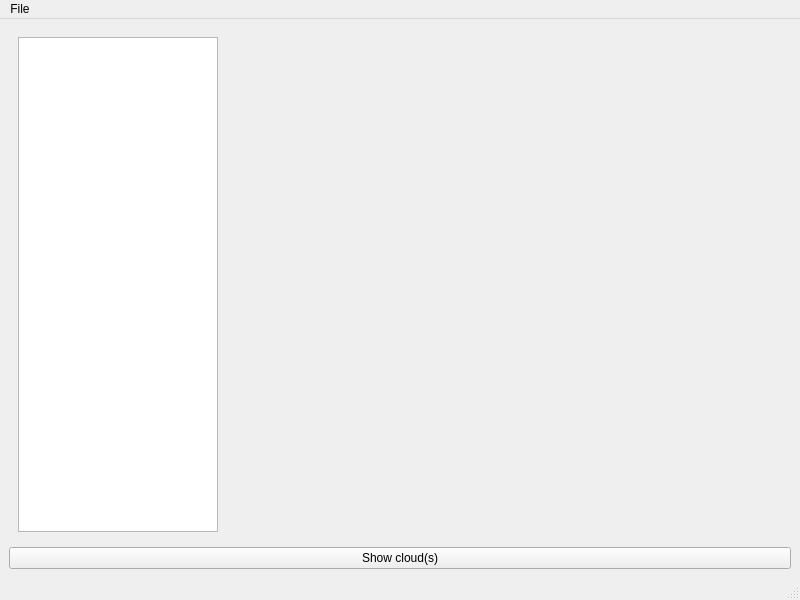
<?xml version="1.0" encoding="UTF-8"?>
<ui version="4.0">
 <class>MainWindow</class>
 <widget class="QMainWindow" name="MainWindow">
  <property name="geometry">
   <rect>
    <x>0</x>
    <y>0</y>
    <width>800</width>
    <height>600</height>
   </rect>
  </property>
  <property name="windowTitle">
   <string>MainWindow</string>
  </property>
  <widget class="QWidget" name="main">
   <layout class="QHBoxLayout" name="mainLayout">
    <item>
     <layout class="QVBoxLayout" name="visualizer"/>
    </item>
    <item>
     <layout class="QVBoxLayout" name="options">
      <item>
       <widget class="QWidget" name="cloudsWidget" native="true">
        <property name="enabled">
         <bool>true</bool>
        </property>
        <property name="sizePolicy">
         <sizepolicy hsizetype="Preferred" vsizetype="Preferred">
          <horstretch>0</horstretch>
          <verstretch>0</verstretch>
         </sizepolicy>
        </property>
        <property name="baseSize">
         <size>
          <width>0</width>
          <height>0</height>
         </size>
        </property>
        <layout class="QVBoxLayout" name="clouds">
         <item>
          <widget class="QTableWidget" name="listClouds">
           <property name="sizePolicy">
            <sizepolicy hsizetype="Fixed" vsizetype="Expanding">
             <horstretch>0</horstretch>
             <verstretch>0</verstretch>
            </sizepolicy>
           </property>
           <property name="minimumSize">
            <size>
             <width>0</width>
             <height>0</height>
            </size>
           </property>
           <property name="maximumSize">
            <size>
             <width>200</width>
             <height>16777215</height>
            </size>
           </property>
          </widget>
         </item>
        </layout>
       </widget>
      </item>
      <item>
       <widget class="QPushButton" name="showCloud">
        <property name="text">
         <string>Show cloud(s)</string>
        </property>
       </widget>
      </item>
     </layout>
    </item>
   </layout>
  </widget>
  <widget class="QMenuBar" name="menubar">
   <property name="geometry">
    <rect>
     <x>0</x>
     <y>0</y>
     <width>800</width>
     <height>22</height>
    </rect>
   </property>
   <widget class="QMenu" name="menuFile">
    <property name="title">
     <string>File</string>
    </property>
    <addaction name="actionOpenCloud"/>
    <addaction name="actionSaveClouds"/>
    <addaction name="actionSaveAllClouds"/>
   </widget>
   <addaction name="menuFile"/>
  </widget>
  <widget class="QStatusBar" name="statusbar"/>
  <action name="actionOpenCloud">
   <property name="icon">
    <iconset theme="document-open">
     <normaloff>.</normaloff>.</iconset>
   </property>
   <property name="text">
    <string>Open new cloud(s)</string>
   </property>
   <property name="shortcut">
    <string>Ctrl+O</string>
   </property>
  </action>
  <action name="actionSaveClouds">
   <property name="text">
    <string>Save selected cloud(s)</string>
   </property>
   <property name="shortcut">
    <string>Ctrl+S</string>
   </property>
  </action>
  <action name="actionSaveAllClouds">
   <property name="text">
    <string>Save all cloud(s)</string>
   </property>
   <property name="toolTip">
    <string>Save all cloud(s)</string>
   </property>
   <property name="shortcut">
    <string>Ctrl+Shift+S</string>
   </property>
  </action>
 </widget>
 <resources/>
 <connections/>
</ui>
